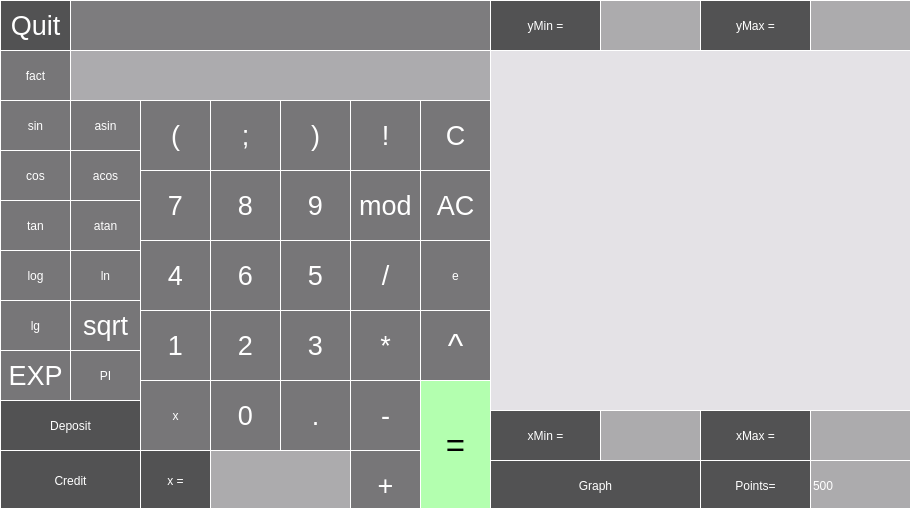
<?xml version="1.0" encoding="UTF-8"?>
<ui version="4.0">
 <class>SmartCalculatorView</class>
 <widget class="QMainWindow" name="SmartCalculatorView">
  <property name="geometry">
   <rect>
    <x>0</x>
    <y>0</y>
    <width>911</width>
    <height>508</height>
   </rect>
  </property>
  <property name="minimumSize">
   <size>
    <width>911</width>
    <height>508</height>
   </size>
  </property>
  <property name="maximumSize">
   <size>
    <width>911</width>
    <height>508</height>
   </size>
  </property>
  <property name="windowTitle">
   <string>SmartCalc v2.0</string>
  </property>
  <property name="styleSheet">
   <string notr="true">QDialog{
        background-color: rgba(93, 92, 94, 209);
}</string>
  </property>
  <widget class="QWidget" name="centralwidget">
   <widget class="QPushButton" name="pushButton_07">
    <property name="geometry">
     <rect>
      <x>140</x>
      <y>170</y>
      <width>71</width>
      <height>71</height>
     </rect>
    </property>
    <property name="font">
     <font>
      <family>.AppleSystemUIFont</family>
      <pointsize>20</pointsize>
      <italic>false</italic>
      <bold>false</bold>
     </font>
    </property>
    <property name="styleSheet">
     <string notr="true">QPushButton {
	font:20pt &quot;.AppleSystemUIFont&quot;;
	color: rgb(255, 255, 255);
     border: 1px solid white;
	background-color: rgba(93, 92, 94, 209);
}
QPushButton:pressed {
  background-color: qlineargradient(x1: 0, y1: 0, x2: 0, y2: 1,
                             stop: 0 #dadbde, stop: 1 #f6f7fa);
}</string>
    </property>
    <property name="text">
     <string>7</string>
    </property>
   </widget>
   <widget class="QPushButton" name="pushButton_01">
    <property name="geometry">
     <rect>
      <x>140</x>
      <y>310</y>
      <width>71</width>
      <height>71</height>
     </rect>
    </property>
    <property name="font">
     <font>
      <family>.AppleSystemUIFont</family>
      <pointsize>20</pointsize>
      <italic>false</italic>
      <bold>false</bold>
     </font>
    </property>
    <property name="styleSheet">
     <string notr="true">QPushButton {
	font:20pt &quot;.AppleSystemUIFont&quot;;
	color: rgb(255, 255, 255);
     border: 1px solid white;
	background-color: rgba(93, 92, 94, 209);
}
QPushButton:pressed {
  background-color: qlineargradient(x1: 0, y1: 0, x2: 0, y2: 1,
                             stop: 0 #dadbde, stop: 1 #f6f7fa);
}</string>
    </property>
    <property name="text">
     <string>1</string>
    </property>
   </widget>
   <widget class="QPushButton" name="pushButton_plus">
    <property name="geometry">
     <rect>
      <x>350</x>
      <y>450</y>
      <width>71</width>
      <height>71</height>
     </rect>
    </property>
    <property name="font">
     <font>
      <family>.AppleSystemUIFont</family>
      <pointsize>20</pointsize>
      <italic>false</italic>
      <bold>false</bold>
     </font>
    </property>
    <property name="styleSheet">
     <string notr="true">QPushButton {
	font:20pt &quot;.AppleSystemUIFont&quot;;
	color: rgb(255, 255, 255);
     border: 1px solid white;
	background-color: rgba(93, 92, 94, 209);
}
QPushButton:pressed {
  background-color: qlineargradient(x1: 0, y1: 0, x2: 0, y2: 1,
                             stop: 0 #dadbde, stop: 1 #f6f7fa);
}</string>
    </property>
    <property name="text">
     <string>+</string>
    </property>
   </widget>
   <widget class="QPushButton" name="pushButton_0">
    <property name="geometry">
     <rect>
      <x>210</x>
      <y>380</y>
      <width>71</width>
      <height>71</height>
     </rect>
    </property>
    <property name="font">
     <font>
      <family>.AppleSystemUIFont</family>
      <pointsize>20</pointsize>
      <italic>false</italic>
      <bold>false</bold>
     </font>
    </property>
    <property name="styleSheet">
     <string notr="true">QPushButton {
	font:20pt &quot;.AppleSystemUIFont&quot;;
	color: rgb(255, 255, 255);
     border: 1px solid white;
	background-color: rgba(93, 92, 94, 209);
}
QPushButton:pressed {
  background-color: qlineargradient(x1: 0, y1: 0, x2: 0, y2: 1,
                             stop: 0 #dadbde, stop: 1 #f6f7fa);
}</string>
    </property>
    <property name="text">
     <string>0</string>
    </property>
   </widget>
   <widget class="QPushButton" name="pushButton_06">
    <property name="geometry">
     <rect>
      <x>210</x>
      <y>240</y>
      <width>71</width>
      <height>71</height>
     </rect>
    </property>
    <property name="font">
     <font>
      <family>.AppleSystemUIFont</family>
      <pointsize>20</pointsize>
      <italic>false</italic>
      <bold>false</bold>
     </font>
    </property>
    <property name="styleSheet">
     <string notr="true">QPushButton {
	font:20pt &quot;.AppleSystemUIFont&quot;;
	color: rgb(255, 255, 255);
     border: 1px solid white;
	background-color: rgba(93, 92, 94, 209);
}
QPushButton:pressed {
  background-color: qlineargradient(x1: 0, y1: 0, x2: 0, y2: 1,
                             stop: 0 #dadbde, stop: 1 #f6f7fa);
}</string>
    </property>
    <property name="text">
     <string>6</string>
    </property>
   </widget>
   <widget class="QPushButton" name="pushButton_EXP">
    <property name="geometry">
     <rect>
      <x>0</x>
      <y>350</y>
      <width>71</width>
      <height>51</height>
     </rect>
    </property>
    <property name="font">
     <font>
      <family>.AppleSystemUIFont</family>
      <pointsize>20</pointsize>
      <italic>false</italic>
      <bold>false</bold>
     </font>
    </property>
    <property name="styleSheet">
     <string notr="true">QPushButton {
	font:20pt &quot;.AppleSystemUIFont&quot;;
	color: rgb(255, 255, 255);
     border: 1px solid white;
	background-color: rgba(93, 92, 94, 209);
}
QPushButton:pressed {
  background-color: qlineargradient(x1: 0, y1: 0, x2: 0, y2: 1,
                             stop: 0 #dadbde, stop: 1 #f6f7fa);
}</string>
    </property>
    <property name="text">
     <string>EXP</string>
    </property>
   </widget>
   <widget class="QPushButton" name="pushButton_mult">
    <property name="geometry">
     <rect>
      <x>350</x>
      <y>310</y>
      <width>71</width>
      <height>71</height>
     </rect>
    </property>
    <property name="font">
     <font>
      <family>.AppleSystemUIFont</family>
      <pointsize>20</pointsize>
      <italic>false</italic>
      <bold>false</bold>
     </font>
    </property>
    <property name="styleSheet">
     <string notr="true">QPushButton {
	font:20pt &quot;.AppleSystemUIFont&quot;;
	color: rgb(255, 255, 255);
     border: 1px solid white;
	background-color: rgba(93, 92, 94, 209);
}
QPushButton:pressed {
  background-color: qlineargradient(x1: 0, y1: 0, x2: 0, y2: 1,
                             stop: 0 #dadbde, stop: 1 #f6f7fa);
}</string>
    </property>
    <property name="text">
     <string>*</string>
    </property>
   </widget>
   <widget class="QPushButton" name="pushButton_03">
    <property name="geometry">
     <rect>
      <x>280</x>
      <y>310</y>
      <width>71</width>
      <height>71</height>
     </rect>
    </property>
    <property name="font">
     <font>
      <family>.AppleSystemUIFont</family>
      <pointsize>20</pointsize>
      <italic>false</italic>
      <bold>false</bold>
     </font>
    </property>
    <property name="styleSheet">
     <string notr="true">QPushButton {
	font:20pt &quot;.AppleSystemUIFont&quot;;
	color: rgb(255, 255, 255);
     border: 1px solid white;
	background-color: rgba(93, 92, 94, 209);
}
QPushButton:pressed {
  background-color: qlineargradient(x1: 0, y1: 0, x2: 0, y2: 1,
                             stop: 0 #dadbde, stop: 1 #f6f7fa);
}</string>
    </property>
    <property name="text">
     <string>3</string>
    </property>
   </widget>
   <widget class="QPushButton" name="pushButton_dot">
    <property name="geometry">
     <rect>
      <x>280</x>
      <y>380</y>
      <width>71</width>
      <height>71</height>
     </rect>
    </property>
    <property name="font">
     <font>
      <family>.AppleSystemUIFont</family>
      <pointsize>20</pointsize>
      <italic>false</italic>
      <bold>false</bold>
     </font>
    </property>
    <property name="styleSheet">
     <string notr="true">QPushButton {
	font:20pt &quot;.AppleSystemUIFont&quot;;
	color: rgb(255, 255, 255);
     border: 1px solid white;
	background-color: rgba(93, 92, 94, 209);
}
QPushButton:pressed {
  background-color: qlineargradient(x1: 0, y1: 0, x2: 0, y2: 1,
                             stop: 0 #dadbde, stop: 1 #f6f7fa);
}</string>
    </property>
    <property name="text">
     <string>.</string>
    </property>
   </widget>
   <widget class="QLabel" name="result_tmp">
    <property name="enabled">
     <bool>true</bool>
    </property>
    <property name="geometry">
     <rect>
      <x>70</x>
      <y>0</y>
      <width>421</width>
      <height>53</height>
     </rect>
    </property>
    <property name="font">
     <font>
      <family>.AppleSystemUIFont</family>
      <pointsize>25</pointsize>
      <italic>false</italic>
      <bold>false</bold>
     </font>
    </property>
    <property name="styleSheet">
     <string notr="true">QLabel{
	
	 border: 1px solid white;
	background-color: rgb(125, 124, 126);
  qproperty-alignment: 'alignVCenter | alignRight';
  font: 25pt &quot;.AppleSystemUIFont&quot;;
	color: rgb(255, 255, 255);
    	
}

</string>
    </property>
    <property name="text">
     <string/>
    </property>
    <property name="alignment">
     <set>Qt::AlignRight|Qt::AlignTrailing|Qt::AlignVCenter</set>
    </property>
   </widget>
   <widget class="QPushButton" name="pushButton_AC">
    <property name="geometry">
     <rect>
      <x>420</x>
      <y>170</y>
      <width>71</width>
      <height>71</height>
     </rect>
    </property>
    <property name="font">
     <font>
      <family>.AppleSystemUIFont</family>
      <pointsize>20</pointsize>
      <italic>false</italic>
      <bold>false</bold>
     </font>
    </property>
    <property name="styleSheet">
     <string notr="true">QPushButton {
	font:20pt &quot;.AppleSystemUIFont&quot;;
	color: rgb(255, 255, 255);
    border: 1px solid white;
	background-color: rgba(93, 92, 94, 209);
}
QPushButton:pressed {
  background-color: qlineargradient(x1: 0, y1: 0, x2: 0, y2: 1,
                             stop: 0 #dadbde, stop: 1 #f6f7fa);
}</string>
    </property>
    <property name="text">
     <string>AC</string>
    </property>
   </widget>
   <widget class="QPushButton" name="pushButton_mod">
    <property name="geometry">
     <rect>
      <x>350</x>
      <y>170</y>
      <width>71</width>
      <height>71</height>
     </rect>
    </property>
    <property name="font">
     <font>
      <family>.AppleSystemUIFont</family>
      <pointsize>20</pointsize>
      <italic>false</italic>
      <bold>false</bold>
     </font>
    </property>
    <property name="styleSheet">
     <string notr="true">QPushButton {
	font:20pt &quot;.AppleSystemUIFont&quot;;
	color: rgb(255, 255, 255);
    border: 1px solid white;
	background-color: rgba(93, 92, 94, 209);
}
QPushButton:pressed {
  background-color: qlineargradient(x1: 0, y1: 0, x2: 0, y2: 1,
                             stop: 0 #dadbde, stop: 1 #f6f7fa);
}</string>
    </property>
    <property name="text">
     <string>mod</string>
    </property>
   </widget>
   <widget class="QPushButton" name="pushButton_minus">
    <property name="geometry">
     <rect>
      <x>350</x>
      <y>380</y>
      <width>71</width>
      <height>71</height>
     </rect>
    </property>
    <property name="font">
     <font>
      <family>.AppleSystemUIFont</family>
      <pointsize>20</pointsize>
      <italic>false</italic>
      <bold>false</bold>
     </font>
    </property>
    <property name="styleSheet">
     <string notr="true">QPushButton {
	font:20pt &quot;.AppleSystemUIFont&quot;;
	color: rgb(255, 255, 255);
     border: 1px solid white;
	background-color: rgba(93, 92, 94, 209);
}
QPushButton:pressed {
  background-color: qlineargradient(x1: 0, y1: 0, x2: 0, y2: 1,
                             stop: 0 #dadbde, stop: 1 #f6f7fa);
}</string>
    </property>
    <property name="text">
     <string>-</string>
    </property>
   </widget>
   <widget class="QPushButton" name="pushButton_08">
    <property name="geometry">
     <rect>
      <x>210</x>
      <y>170</y>
      <width>71</width>
      <height>71</height>
     </rect>
    </property>
    <property name="font">
     <font>
      <family>.AppleSystemUIFont</family>
      <pointsize>20</pointsize>
      <italic>false</italic>
      <bold>false</bold>
     </font>
    </property>
    <property name="styleSheet">
     <string notr="true">QPushButton {
	font:20pt &quot;.AppleSystemUIFont&quot;;
	color: rgb(255, 255, 255);
    border: 1px solid white;
	background-color: rgba(93, 92, 94, 209);
}
QPushButton:pressed {
  background-color: qlineargradient(x1: 0, y1: 0, x2: 0, y2: 1,
                             stop: 0 #dadbde, stop: 1 #f6f7fa);
}</string>
    </property>
    <property name="text">
     <string>8</string>
    </property>
   </widget>
   <widget class="QPushButton" name="pushButton_02">
    <property name="geometry">
     <rect>
      <x>210</x>
      <y>310</y>
      <width>71</width>
      <height>71</height>
     </rect>
    </property>
    <property name="font">
     <font>
      <family>.AppleSystemUIFont</family>
      <pointsize>20</pointsize>
      <italic>false</italic>
      <bold>false</bold>
     </font>
    </property>
    <property name="styleSheet">
     <string notr="true">QPushButton {
	font:20pt &quot;.AppleSystemUIFont&quot;;
	color: rgb(255, 255, 255);
     border: 1px solid white;
	background-color: rgba(93, 92, 94, 209);
}
QPushButton:pressed {
  background-color: qlineargradient(x1: 0, y1: 0, x2: 0, y2: 1,
                             stop: 0 #dadbde, stop: 1 #f6f7fa);
}</string>
    </property>
    <property name="text">
     <string>2</string>
    </property>
   </widget>
   <widget class="QPushButton" name="pushButton_05">
    <property name="geometry">
     <rect>
      <x>280</x>
      <y>240</y>
      <width>71</width>
      <height>71</height>
     </rect>
    </property>
    <property name="font">
     <font>
      <family>.AppleSystemUIFont</family>
      <pointsize>20</pointsize>
      <italic>false</italic>
      <bold>false</bold>
     </font>
    </property>
    <property name="styleSheet">
     <string notr="true">QPushButton {
	font:20pt &quot;.AppleSystemUIFont&quot;;
	color: rgb(255, 255, 255);
     border: 1px solid white;
	background-color: rgba(93, 92, 94, 209);
}
QPushButton:pressed {
  background-color: qlineargradient(x1: 0, y1: 0, x2: 0, y2: 1,
                             stop: 0 #dadbde, stop: 1 #f6f7fa);
}</string>
    </property>
    <property name="text">
     <string>5</string>
    </property>
   </widget>
   <widget class="QPushButton" name="pushButton_eq">
    <property name="geometry">
     <rect>
      <x>420</x>
      <y>380</y>
      <width>71</width>
      <height>131</height>
     </rect>
    </property>
    <property name="font">
     <font>
      <family>.AppleSystemUIFont</family>
      <pointsize>25</pointsize>
      <italic>false</italic>
      <bold>false</bold>
     </font>
    </property>
    <property name="styleSheet">
     <string notr="true">QPushButton {
 font: 25pt &quot;.AppleSystemUIFont&quot;; 
  border: 1px solid white;
	background-color: rgb(179, 255, 175);
}
QPushButton:pressed {
  background-color: qlineargradient(x1: 0, y1: 0, x2: 0, y2: 1,
                             stop: 0 #dadbde, stop: 1 #f6f7fa);
}</string>
    </property>
    <property name="text">
     <string>=</string>
    </property>
   </widget>
   <widget class="QPushButton" name="pushButton_09">
    <property name="geometry">
     <rect>
      <x>280</x>
      <y>170</y>
      <width>71</width>
      <height>71</height>
     </rect>
    </property>
    <property name="font">
     <font>
      <family>.AppleSystemUIFont</family>
      <pointsize>20</pointsize>
      <italic>false</italic>
      <bold>false</bold>
     </font>
    </property>
    <property name="styleSheet">
     <string notr="true">QPushButton {
	font:20pt &quot;.AppleSystemUIFont&quot;;
	color: rgb(255, 255, 255);
     border: 1px solid white;
	background-color: rgba(93, 92, 94, 209);
}
QPushButton:pressed {
  background-color: qlineargradient(x1: 0, y1: 0, x2: 0, y2: 1,
                             stop: 0 #dadbde, stop: 1 #f6f7fa);
}</string>
    </property>
    <property name="text">
     <string>9</string>
    </property>
   </widget>
   <widget class="QPushButton" name="pushButton_04">
    <property name="geometry">
     <rect>
      <x>140</x>
      <y>240</y>
      <width>71</width>
      <height>71</height>
     </rect>
    </property>
    <property name="font">
     <font>
      <family>.AppleSystemUIFont</family>
      <pointsize>20</pointsize>
      <italic>false</italic>
      <bold>false</bold>
     </font>
    </property>
    <property name="styleSheet">
     <string notr="true">QPushButton {
	font:20pt &quot;.AppleSystemUIFont&quot;;
	color: rgb(255, 255, 255);
    border: 1px solid white;
	background-color: rgba(93, 92, 94, 209);
}
QPushButton:pressed {
  background-color: qlineargradient(x1: 0, y1: 0, x2: 0, y2: 1,
                             stop: 0 #dadbde, stop: 1 #f6f7fa);
}</string>
    </property>
    <property name="text">
     <string>4</string>
    </property>
   </widget>
   <widget class="QPushButton" name="pushButton_sin">
    <property name="geometry">
     <rect>
      <x>0</x>
      <y>100</y>
      <width>71</width>
      <height>51</height>
     </rect>
    </property>
    <property name="styleSheet">
     <string notr="true">QPushButton {
	font:20pt &quot;.AppleSystemUIFont&quot;;
	color: rgb(255, 255, 255);
     border: 1px solid white;
	background-color: rgba(93, 92, 94, 209);
}
QPushButton:pressed {
  background-color: qlineargradient(x1: 0, y1: 0, x2: 0, y2: 1,
                             stop: 0 #dadbde, stop: 1 #f6f7fa);
}</string>
    </property>
    <property name="text">
     <string>sin</string>
    </property>
   </widget>
   <widget class="QPushButton" name="pushButton_cos">
    <property name="geometry">
     <rect>
      <x>0</x>
      <y>150</y>
      <width>71</width>
      <height>51</height>
     </rect>
    </property>
    <property name="styleSheet">
     <string notr="true">QPushButton {
	font:20pt &quot;.AppleSystemUIFont&quot;;
	color: rgb(255, 255, 255);
     border: 1px solid white;
	background-color: rgba(93, 92, 94, 209);
}
QPushButton:pressed {
  background-color: qlineargradient(x1: 0, y1: 0, x2: 0, y2: 1,
                             stop: 0 #dadbde, stop: 1 #f6f7fa);
}</string>
    </property>
    <property name="text">
     <string>cos</string>
    </property>
   </widget>
   <widget class="QPushButton" name="pushButton_tan">
    <property name="geometry">
     <rect>
      <x>0</x>
      <y>200</y>
      <width>71</width>
      <height>51</height>
     </rect>
    </property>
    <property name="styleSheet">
     <string notr="true">QPushButton {
	font:20pt &quot;.AppleSystemUIFont&quot;;
	color: rgb(255, 255, 255);
     border: 1px solid white;
	background-color: rgba(93, 92, 94, 209);
}
QPushButton:pressed {
  background-color: qlineargradient(x1: 0, y1: 0, x2: 0, y2: 1,
                             stop: 0 #dadbde, stop: 1 #f6f7fa);
}</string>
    </property>
    <property name="text">
     <string>tan</string>
    </property>
   </widget>
   <widget class="QPushButton" name="pushButton_log">
    <property name="geometry">
     <rect>
      <x>0</x>
      <y>250</y>
      <width>71</width>
      <height>51</height>
     </rect>
    </property>
    <property name="styleSheet">
     <string notr="true">QPushButton {
	font:20pt &quot;.AppleSystemUIFont&quot;;
	color: rgb(255, 255, 255);
     border: 1px solid white;
	background-color: rgba(93, 92, 94, 209);
}
QPushButton:pressed {
  background-color: qlineargradient(x1: 0, y1: 0, x2: 0, y2: 1,
                             stop: 0 #dadbde, stop: 1 #f6f7fa);
}</string>
    </property>
    <property name="text">
     <string>log</string>
    </property>
   </widget>
   <widget class="QPushButton" name="pushButton_ln">
    <property name="geometry">
     <rect>
      <x>70</x>
      <y>250</y>
      <width>71</width>
      <height>51</height>
     </rect>
    </property>
    <property name="styleSheet">
     <string notr="true">QPushButton {
	font:20pt &quot;.AppleSystemUIFont&quot;;
	color: rgb(255, 255, 255);
     border: 1px solid white;
	background-color: rgba(93, 92, 94, 209);
}
QPushButton:pressed {
  background-color: qlineargradient(x1: 0, y1: 0, x2: 0, y2: 1,
                             stop: 0 #dadbde, stop: 1 #f6f7fa);
}</string>
    </property>
    <property name="text">
     <string>ln</string>
    </property>
   </widget>
   <widget class="QPushButton" name="pushButton_atan">
    <property name="geometry">
     <rect>
      <x>70</x>
      <y>200</y>
      <width>71</width>
      <height>51</height>
     </rect>
    </property>
    <property name="styleSheet">
     <string notr="true">QPushButton {
	font:20pt &quot;.AppleSystemUIFont&quot;;
	color: rgb(255, 255, 255);
    border: 1px solid white;
	background-color: rgba(93, 92, 94, 209);
}
QPushButton:pressed {
  background-color: qlineargradient(x1: 0, y1: 0, x2: 0, y2: 1,
                             stop: 0 #dadbde, stop: 1 #f6f7fa);
}</string>
    </property>
    <property name="text">
     <string>atan</string>
    </property>
   </widget>
   <widget class="QPushButton" name="pushButton_acos">
    <property name="geometry">
     <rect>
      <x>70</x>
      <y>150</y>
      <width>71</width>
      <height>51</height>
     </rect>
    </property>
    <property name="styleSheet">
     <string notr="true">QPushButton {
	font:20pt &quot;.AppleSystemUIFont&quot;;
	color: rgb(255, 255, 255);
    border: 1px solid white;
	background-color: rgba(93, 92, 94, 209);
}
QPushButton:pressed {
  background-color: qlineargradient(x1: 0, y1: 0, x2: 0, y2: 1,
                             stop: 0 #dadbde, stop: 1 #f6f7fa);
}</string>
    </property>
    <property name="text">
     <string>acos</string>
    </property>
   </widget>
   <widget class="QPushButton" name="pushButton_asin">
    <property name="geometry">
     <rect>
      <x>70</x>
      <y>100</y>
      <width>71</width>
      <height>51</height>
     </rect>
    </property>
    <property name="styleSheet">
     <string notr="true">QPushButton {
	font:20pt &quot;.AppleSystemUIFont&quot;;
	color: rgb(255, 255, 255);
     border: 1px solid white;
	background-color: rgba(93, 92, 94, 209);
}
QPushButton:pressed {
  background-color: qlineargradient(x1: 0, y1: 0, x2: 0, y2: 1,
                             stop: 0 #dadbde, stop: 1 #f6f7fa);
}</string>
    </property>
    <property name="text">
     <string>asin</string>
    </property>
   </widget>
   <widget class="QPushButton" name="pushButton_openBracket">
    <property name="geometry">
     <rect>
      <x>140</x>
      <y>100</y>
      <width>71</width>
      <height>71</height>
     </rect>
    </property>
    <property name="font">
     <font>
      <family>.AppleSystemUIFont</family>
      <pointsize>20</pointsize>
      <italic>false</italic>
      <bold>false</bold>
     </font>
    </property>
    <property name="styleSheet">
     <string notr="true">QPushButton {
	font:20pt &quot;.AppleSystemUIFont&quot;;
	color: rgb(255, 255, 255);
     border: 1px solid white;
	background-color: rgba(93, 92, 94, 209);
}
QPushButton:pressed {
  background-color: qlineargradient(x1: 0, y1: 0, x2: 0, y2: 1,
                             stop: 0 #dadbde, stop: 1 #f6f7fa);
}</string>
    </property>
    <property name="text">
     <string>(</string>
    </property>
   </widget>
   <widget class="QPushButton" name="pushButton_closeBracket">
    <property name="geometry">
     <rect>
      <x>280</x>
      <y>100</y>
      <width>71</width>
      <height>71</height>
     </rect>
    </property>
    <property name="font">
     <font>
      <family>.AppleSystemUIFont</family>
      <pointsize>20</pointsize>
      <italic>false</italic>
      <bold>false</bold>
     </font>
    </property>
    <property name="styleSheet">
     <string notr="true">QPushButton {
	font:20pt &quot;.AppleSystemUIFont&quot;;
	color: rgb(255, 255, 255);
     border: 1px solid white;
	background-color: rgba(93, 92, 94, 209);
}
QPushButton:pressed {
  background-color: qlineargradient(x1: 0, y1: 0, x2: 0, y2: 1,
                             stop: 0 #dadbde, stop: 1 #f6f7fa);
}</string>
    </property>
    <property name="text">
     <string>)</string>
    </property>
   </widget>
   <widget class="QPushButton" name="pushButton_degree">
    <property name="geometry">
     <rect>
      <x>420</x>
      <y>310</y>
      <width>71</width>
      <height>71</height>
     </rect>
    </property>
    <property name="font">
     <font>
      <family>.AppleSystemUIFont</family>
      <pointsize>25</pointsize>
      <italic>false</italic>
      <bold>false</bold>
     </font>
    </property>
    <property name="styleSheet">
     <string notr="true">QPushButton {
	font: 25pt &quot;.AppleSystemUIFont&quot;;
	color: rgb(255, 255, 255);
     border: 1px solid white;
	background-color: rgba(93, 92, 94, 209);
}
QPushButton:pressed {
  background-color: qlineargradient(x1: 0, y1: 0, x2: 0, y2: 1,
                             stop: 0 #dadbde, stop: 1 #f6f7fa);
}</string>
    </property>
    <property name="text">
     <string>^</string>
    </property>
   </widget>
   <widget class="QPushButton" name="pushButton_back">
    <property name="geometry">
     <rect>
      <x>420</x>
      <y>100</y>
      <width>71</width>
      <height>71</height>
     </rect>
    </property>
    <property name="font">
     <font>
      <family>.AppleSystemUIFont</family>
      <pointsize>20</pointsize>
      <italic>false</italic>
      <bold>false</bold>
     </font>
    </property>
    <property name="styleSheet">
     <string notr="true">QPushButton {
	font:20pt &quot;.AppleSystemUIFont&quot;;
	color: rgb(255, 255, 255);
     border: 1px solid white;
	background-color: rgba(93, 92, 94, 209);
}
QPushButton:pressed {
  background-color: qlineargradient(x1: 0, y1: 0, x2: 0, y2: 1,
                             stop: 0 #dadbde, stop: 1 #f6f7fa);
}</string>
    </property>
    <property name="text">
     <string>C</string>
    </property>
   </widget>
   <widget class="QLabel" name="result_show">
    <property name="geometry">
     <rect>
      <x>70</x>
      <y>50</y>
      <width>421</width>
      <height>51</height>
     </rect>
    </property>
    <property name="styleSheet">
     <string notr="true">QLabel{
	 border: 1px solid white;
	background-color: rgb(172, 171, 174);
  qproperty-alignment: 'alignVCenter | alignRight';
  font: 25pt &quot;.AppleSystemUIFont&quot;;
	color: rgb(255, 255, 255);
    
	
}</string>
    </property>
    <property name="text">
     <string/>
    </property>
    <property name="alignment">
     <set>Qt::AlignRight|Qt::AlignTrailing|Qt::AlignVCenter</set>
    </property>
   </widget>
   <widget class="QPushButton" name="pushButton_sqrt">
    <property name="geometry">
     <rect>
      <x>70</x>
      <y>300</y>
      <width>71</width>
      <height>51</height>
     </rect>
    </property>
    <property name="font">
     <font>
      <family>.AppleSystemUIFont</family>
      <pointsize>20</pointsize>
      <italic>false</italic>
      <bold>false</bold>
     </font>
    </property>
    <property name="styleSheet">
     <string notr="true">QPushButton {
	font:20pt &quot;.AppleSystemUIFont&quot;;
	color: rgb(255, 255, 255);
     border: 1px solid white;
	background-color: rgba(93, 92, 94, 209);
}
QPushButton:pressed {
  background-color: qlineargradient(x1: 0, y1: 0, x2: 0, y2: 1,
                             stop: 0 #dadbde, stop: 1 #f6f7fa);
}</string>
    </property>
    <property name="text">
     <string>sqrt</string>
    </property>
   </widget>
   <widget class="QPushButton" name="pushButton_X">
    <property name="geometry">
     <rect>
      <x>140</x>
      <y>380</y>
      <width>71</width>
      <height>71</height>
     </rect>
    </property>
    <property name="styleSheet">
     <string notr="true">QPushButton {
	font:20pt &quot;.AppleSystemUIFont&quot;;
	color: rgb(255, 255, 255);
    border: 1px solid white;
	background-color: rgba(93, 92, 94, 209);
}
QPushButton:pressed {
  background-color: qlineargradient(x1: 0, y1: 0, x2: 0, y2: 1,
                             stop: 0 #dadbde, stop: 1 #f6f7fa);
}</string>
    </property>
    <property name="text">
     <string>x</string>
    </property>
   </widget>
   <widget class="QPushButton" name="pushButton_close">
    <property name="geometry">
     <rect>
      <x>0</x>
      <y>0</y>
      <width>71</width>
      <height>51</height>
     </rect>
    </property>
    <property name="font">
     <font>
      <family>.AppleSystemUIFont</family>
      <pointsize>20</pointsize>
      <italic>false</italic>
      <bold>false</bold>
     </font>
    </property>
    <property name="styleSheet">
     <string notr="true">QPushButton {
	font:20pt &quot;.AppleSystemUIFont&quot;;
	color: rgb(255, 255, 255);
     border: 1px solid white;
	background-color: rgb(82, 82, 83);
}
QPushButton:pressed {
  background-color: qlineargradient(x1: 0, y1: 0, x2: 0, y2: 1,
                             stop: 0 #dadbde, stop: 1 #f6f7fa);
}</string>
    </property>
    <property name="text">
     <string>Quit</string>
    </property>
   </widget>
   <widget class="QPushButton" name="pushButton_graph">
    <property name="geometry">
     <rect>
      <x>490</x>
      <y>460</y>
      <width>211</width>
      <height>51</height>
     </rect>
    </property>
    <property name="styleSheet">
     <string notr="true">QPushButton {
	font:20pt &quot;.AppleSystemUIFont&quot;;
	color: rgb(255, 255, 255);
    border: 1px solid white;
	background-color: rgb(82, 82, 83);
}
QPushButton:pressed {
  background-color: qlineargradient(x1: 0, y1: 0, x2: 0, y2: 1,
                             stop: 0 #dadbde, stop: 1 #f6f7fa);
}</string>
    </property>
    <property name="text">
     <string>Graph</string>
    </property>
   </widget>
   <widget class="QPushButton" name="pushButton_credit">
    <property name="geometry">
     <rect>
      <x>0</x>
      <y>450</y>
      <width>141</width>
      <height>61</height>
     </rect>
    </property>
    <property name="styleSheet">
     <string notr="true">QPushButton {
	font:20pt &quot;.AppleSystemUIFont&quot;;
	color: rgb(255, 255, 255);
    border: 1px solid white;
	background-color: rgb(82, 82, 83);
}
QPushButton:pressed {
  background-color: qlineargradient(x1: 0, y1: 0, x2: 0, y2: 1,
                             stop: 0 #dadbde, stop: 1 #f6f7fa);
}</string>
    </property>
    <property name="text">
     <string>Credit</string>
    </property>
   </widget>
   <widget class="QPushButton" name="pushButton_deposit">
    <property name="geometry">
     <rect>
      <x>0</x>
      <y>400</y>
      <width>141</width>
      <height>51</height>
     </rect>
    </property>
    <property name="styleSheet">
     <string notr="true">QPushButton {
	font:20pt &quot;.AppleSystemUIFont&quot;;
	color: rgb(255, 255, 255);
     border: 1px solid white;
	background-color: rgb(82, 82, 83);
}
QPushButton:pressed {
  background-color: qlineargradient(x1: 0, y1: 0, x2: 0, y2: 1,
                             stop: 0 #dadbde, stop: 1 #f6f7fa);
}</string>
    </property>
    <property name="text">
     <string>Deposit</string>
    </property>
   </widget>
   <widget class="QCustomPlot" name="widget_graph" native="true">
    <property name="geometry">
     <rect>
      <x>490</x>
      <y>50</y>
      <width>421</width>
      <height>361</height>
     </rect>
    </property>
    <property name="styleSheet">
     <string notr="true">QWidget {
 font: 20pt &quot;.AppleSystemUIFont&quot;; 
  border: 1px solid white;
 background-color: rgb(228, 226, 230);
}</string>
    </property>
   </widget>
   <widget class="QPushButton" name="pushButton_valueX">
    <property name="geometry">
     <rect>
      <x>140</x>
      <y>450</y>
      <width>71</width>
      <height>61</height>
     </rect>
    </property>
    <property name="styleSheet">
     <string notr="true">QPushButton {
	font:20pt &quot;.AppleSystemUIFont&quot;;
	color: rgb(255, 255, 255);
     border: 1px solid white;
	background-color: rgb(82, 82, 83);
}
QPushButton:pressed {
  background-color: qlineargradient(x1: 0, y1: 0, x2: 0, y2: 1,
                             stop: 0 #dadbde, stop: 1 #f6f7fa);
}</string>
    </property>
    <property name="text">
     <string>x =</string>
    </property>
   </widget>
   <widget class="QPushButton" name="pushButton_xStep">
    <property name="geometry">
     <rect>
      <x>700</x>
      <y>460</y>
      <width>111</width>
      <height>51</height>
     </rect>
    </property>
    <property name="styleSheet">
     <string notr="true">QPushButton {
	font:20pt &quot;.AppleSystemUIFont&quot;;
	color: rgb(255, 255, 255);
     border: 1px solid white;
	background-color: rgb(82, 82, 83);
}
QPushButton:pressed {
  background-color: qlineargradient(x1: 0, y1: 0, x2: 0, y2: 1,
                             stop: 0 #dadbde, stop: 1 #f6f7fa);
}</string>
    </property>
    <property name="text">
     <string>Points=</string>
    </property>
   </widget>
   <widget class="QPushButton" name="pushButton_valueXMin">
    <property name="geometry">
     <rect>
      <x>490</x>
      <y>410</y>
      <width>111</width>
      <height>51</height>
     </rect>
    </property>
    <property name="styleSheet">
     <string notr="true">QPushButton {
	font:20pt &quot;.AppleSystemUIFont&quot;;
	color: rgb(255, 255, 255);
     border: 1px solid white;
	background-color: rgb(82, 82, 83);
}
QPushButton:pressed {
  background-color: qlineargradient(x1: 0, y1: 0, x2: 0, y2: 1,
                             stop: 0 #dadbde, stop: 1 #f6f7fa);
}</string>
    </property>
    <property name="text">
     <string>xMin =</string>
    </property>
   </widget>
   <widget class="QPushButton" name="pushButton_valueXMax">
    <property name="geometry">
     <rect>
      <x>700</x>
      <y>410</y>
      <width>111</width>
      <height>51</height>
     </rect>
    </property>
    <property name="styleSheet">
     <string notr="true">QPushButton {
	font:20pt &quot;.AppleSystemUIFont&quot;;
	color: rgb(255, 255, 255);
     border: 1px solid white;
	background-color: rgb(82, 82, 83);
}
QPushButton:pressed {
  background-color: qlineargradient(x1: 0, y1: 0, x2: 0, y2: 1,
                             stop: 0 #dadbde, stop: 1 #f6f7fa);
}</string>
    </property>
    <property name="text">
     <string>xMax =</string>
    </property>
   </widget>
   <widget class="QLineEdit" name="lineEdit_xValue">
    <property name="geometry">
     <rect>
      <x>210</x>
      <y>450</y>
      <width>141</width>
      <height>61</height>
     </rect>
    </property>
    <property name="styleSheet">
     <string notr="true">QLineEdit{
	
	background-color: rgb(172, 171, 173);
  qproperty-alignment: 'alignVCenter | alignRight';
  font: 20pt &quot;.AppleSystemUIFont&quot;;
	color: rgb(255, 255, 255);
     border: 1px solid white;
	
}</string>
    </property>
   </widget>
   <widget class="QLineEdit" name="lineEdit_xMinValue">
    <property name="geometry">
     <rect>
      <x>600</x>
      <y>410</y>
      <width>101</width>
      <height>51</height>
     </rect>
    </property>
    <property name="styleSheet">
     <string notr="true">QLineEdit{
	
	background-color: rgb(172, 171, 173);
  qproperty-alignment: 'alignVCenter | alignRight';
  font: 20pt &quot;.AppleSystemUIFont&quot;;
	color: rgb(255, 255, 255);
     border: 1px solid white;
	
}</string>
    </property>
   </widget>
   <widget class="QLineEdit" name="lineEdit_xMaxValue">
    <property name="geometry">
     <rect>
      <x>810</x>
      <y>410</y>
      <width>101</width>
      <height>51</height>
     </rect>
    </property>
    <property name="styleSheet">
     <string notr="true">QLineEdit{
	
	background-color: rgb(172, 171, 173);
  qproperty-alignment: 'alignVCenter | alignRight';
  font: 20pt &quot;.AppleSystemUIFont&quot;;
	color: rgb(255, 255, 255);
     border: 1px solid white;
	
}</string>
    </property>
   </widget>
   <widget class="QPushButton" name="pushButton_valueYMax">
    <property name="geometry">
     <rect>
      <x>700</x>
      <y>0</y>
      <width>111</width>
      <height>51</height>
     </rect>
    </property>
    <property name="styleSheet">
     <string notr="true">QPushButton {
	font:20pt &quot;.AppleSystemUIFont&quot;;
	color: rgb(255, 255, 255);
     border: 1px solid white;
	background-color: rgb(82, 82, 83);
}
QPushButton:pressed {
  background-color: qlineargradient(x1: 0, y1: 0, x2: 0, y2: 1,
                             stop: 0 #dadbde, stop: 1 #f6f7fa);
}</string>
    </property>
    <property name="text">
     <string>yMax =</string>
    </property>
   </widget>
   <widget class="QPushButton" name="pushButton_valueYMin">
    <property name="geometry">
     <rect>
      <x>490</x>
      <y>0</y>
      <width>111</width>
      <height>51</height>
     </rect>
    </property>
    <property name="styleSheet">
     <string notr="true">QPushButton {
	font:20pt &quot;.AppleSystemUIFont&quot;;
	color: rgb(255, 255, 255);
     border: 1px solid white;
	background-color: rgb(82, 82, 83);
}
QPushButton:pressed {
  background-color: qlineargradient(x1: 0, y1: 0, x2: 0, y2: 1,
                             stop: 0 #dadbde, stop: 1 #f6f7fa);
}</string>
    </property>
    <property name="text">
     <string>yMin =</string>
    </property>
   </widget>
   <widget class="QLineEdit" name="lineEdit_yMinValue">
    <property name="geometry">
     <rect>
      <x>600</x>
      <y>0</y>
      <width>101</width>
      <height>51</height>
     </rect>
    </property>
    <property name="styleSheet">
     <string notr="true">QLineEdit{
	
	background-color: rgb(172, 171, 173);
  qproperty-alignment: 'alignVCenter | alignRight';
  font: 20pt &quot;.AppleSystemUIFont&quot;;
	color: rgb(255, 255, 255);
     border: 1px solid white;
	
}</string>
    </property>
   </widget>
   <widget class="QLineEdit" name="lineEdit_yMaxValue">
    <property name="geometry">
     <rect>
      <x>810</x>
      <y>0</y>
      <width>101</width>
      <height>51</height>
     </rect>
    </property>
    <property name="styleSheet">
     <string notr="true">QLineEdit{
	
	background-color: rgb(172, 171, 173);
  qproperty-alignment: 'alignVCenter | alignRight';
  font: 20pt &quot;.AppleSystemUIFont&quot;;
	color: rgb(255, 255, 255);
     border: 1px solid white;
	
}</string>
    </property>
   </widget>
   <widget class="QLineEdit" name="lineEdit_xStep">
    <property name="geometry">
     <rect>
      <x>810</x>
      <y>460</y>
      <width>101</width>
      <height>51</height>
     </rect>
    </property>
    <property name="styleSheet">
     <string notr="true">QLineEdit{
	
	background-color: rgb(172, 171, 173);
  qproperty-alignment: 'alignVCenter | alignRight';
  font: 20pt &quot;.AppleSystemUIFont&quot;;
	color: rgb(255, 255, 255);
     border: 1px solid white;
	
}</string>
    </property>
    <property name="text">
     <string>500</string>
    </property>
   </widget>
   <widget class="QPushButton" name="pushButton_PI">
    <property name="geometry">
     <rect>
      <x>70</x>
      <y>350</y>
      <width>71</width>
      <height>51</height>
     </rect>
    </property>
    <property name="styleSheet">
     <string notr="true">QPushButton {
	font:20pt &quot;.AppleSystemUIFont&quot;;
	color: rgb(255, 255, 255);
     border: 1px solid white;
	background-color: rgba(93, 92, 94, 209);
}
QPushButton:pressed {
  background-color: qlineargradient(x1: 0, y1: 0, x2: 0, y2: 1,
                             stop: 0 #dadbde, stop: 1 #f6f7fa);
}</string>
    </property>
    <property name="text">
     <string>PI</string>
    </property>
   </widget>
   <widget class="QPushButton" name="pushButton_dot_coma">
    <property name="geometry">
     <rect>
      <x>210</x>
      <y>100</y>
      <width>71</width>
      <height>71</height>
     </rect>
    </property>
    <property name="font">
     <font>
      <family>.AppleSystemUIFont</family>
      <pointsize>20</pointsize>
      <italic>false</italic>
      <bold>false</bold>
     </font>
    </property>
    <property name="styleSheet">
     <string notr="true">QPushButton {
	font:20pt &quot;.AppleSystemUIFont&quot;;
	color: rgb(255, 255, 255);
     border: 1px solid white;
	background-color: rgba(93, 92, 94, 209);
}
QPushButton:pressed {
  background-color: qlineargradient(x1: 0, y1: 0, x2: 0, y2: 1,
                             stop: 0 #dadbde, stop: 1 #f6f7fa);
}</string>
    </property>
    <property name="text">
     <string>;</string>
    </property>
   </widget>
   <widget class="QPushButton" name="pushButton_fact">
    <property name="geometry">
     <rect>
      <x>0</x>
      <y>50</y>
      <width>71</width>
      <height>51</height>
     </rect>
    </property>
    <property name="styleSheet">
     <string notr="true">QPushButton {
	font:20pt &quot;.AppleSystemUIFont&quot;;
	color: rgb(255, 255, 255);
     border: 1px solid white;
	background-color: rgba(93, 92, 94, 209);
}
QPushButton:pressed {
  background-color: qlineargradient(x1: 0, y1: 0, x2: 0, y2: 1,
                             stop: 0 #dadbde, stop: 1 #f6f7fa);
}</string>
    </property>
    <property name="text">
     <string>fact</string>
    </property>
   </widget>
   <widget class="QPushButton" name="pushButton_exclimation_point">
    <property name="geometry">
     <rect>
      <x>350</x>
      <y>100</y>
      <width>71</width>
      <height>71</height>
     </rect>
    </property>
    <property name="font">
     <font>
      <family>.AppleSystemUIFont</family>
      <pointsize>20</pointsize>
      <italic>false</italic>
      <bold>false</bold>
     </font>
    </property>
    <property name="styleSheet">
     <string notr="true">QPushButton {
	font:20pt &quot;.AppleSystemUIFont&quot;;
	color: rgb(255, 255, 255);
     border: 1px solid white;
	background-color: rgba(93, 92, 94, 209);
}
QPushButton:pressed {
  background-color: qlineargradient(x1: 0, y1: 0, x2: 0, y2: 1,
                             stop: 0 #dadbde, stop: 1 #f6f7fa);
}</string>
    </property>
    <property name="text">
     <string>!</string>
    </property>
   </widget>
   <widget class="QPushButton" name="pushButton_div">
    <property name="geometry">
     <rect>
      <x>350</x>
      <y>240</y>
      <width>71</width>
      <height>71</height>
     </rect>
    </property>
    <property name="font">
     <font>
      <family>.AppleSystemUIFont</family>
      <pointsize>20</pointsize>
      <italic>false</italic>
      <bold>false</bold>
     </font>
    </property>
    <property name="styleSheet">
     <string notr="true">QPushButton {
	font:20pt &quot;.AppleSystemUIFont&quot;;
	color: rgb(255, 255, 255);
     border: 1px solid white;
	background-color: rgba(93, 92, 94, 209);
}
QPushButton:pressed {
  background-color: qlineargradient(x1: 0, y1: 0, x2: 0, y2: 1,
                             stop: 0 #dadbde, stop: 1 #f6f7fa);
}</string>
    </property>
    <property name="text">
     <string>/</string>
    </property>
   </widget>
   <widget class="QPushButton" name="pushButton_lg">
    <property name="geometry">
     <rect>
      <x>0</x>
      <y>300</y>
      <width>71</width>
      <height>51</height>
     </rect>
    </property>
    <property name="styleSheet">
     <string notr="true">QPushButton {
	font:20pt &quot;.AppleSystemUIFont&quot;;
	color: rgb(255, 255, 255);
     border: 1px solid white;
	background-color: rgba(93, 92, 94, 209);
}
QPushButton:pressed {
  background-color: qlineargradient(x1: 0, y1: 0, x2: 0, y2: 1,
                             stop: 0 #dadbde, stop: 1 #f6f7fa);
}</string>
    </property>
    <property name="text">
     <string>lg</string>
    </property>
   </widget>
   <widget class="QPushButton" name="pushButton_e">
    <property name="geometry">
     <rect>
      <x>420</x>
      <y>240</y>
      <width>71</width>
      <height>71</height>
     </rect>
    </property>
    <property name="styleSheet">
     <string notr="true">QPushButton {
	font:20pt &quot;.AppleSystemUIFont&quot;;
	color: rgb(255, 255, 255);
     border: 1px solid white;
	background-color: rgba(93, 92, 94, 209);
}
QPushButton:pressed {
  background-color: qlineargradient(x1: 0, y1: 0, x2: 0, y2: 1,
                             stop: 0 #dadbde, stop: 1 #f6f7fa);
}</string>
    </property>
    <property name="text">
     <string>e</string>
    </property>
   </widget>
   <zorder>pushButton_sqrt</zorder>
   <zorder>pushButton_07</zorder>
   <zorder>pushButton_01</zorder>
   <zorder>pushButton_plus</zorder>
   <zorder>pushButton_0</zorder>
   <zorder>pushButton_06</zorder>
   <zorder>pushButton_EXP</zorder>
   <zorder>pushButton_mult</zorder>
   <zorder>pushButton_03</zorder>
   <zorder>pushButton_dot</zorder>
   <zorder>result_tmp</zorder>
   <zorder>pushButton_AC</zorder>
   <zorder>pushButton_mod</zorder>
   <zorder>pushButton_minus</zorder>
   <zorder>pushButton_08</zorder>
   <zorder>pushButton_02</zorder>
   <zorder>pushButton_05</zorder>
   <zorder>pushButton_eq</zorder>
   <zorder>pushButton_09</zorder>
   <zorder>pushButton_04</zorder>
   <zorder>pushButton_sin</zorder>
   <zorder>pushButton_cos</zorder>
   <zorder>pushButton_tan</zorder>
   <zorder>pushButton_log</zorder>
   <zorder>pushButton_ln</zorder>
   <zorder>pushButton_atan</zorder>
   <zorder>pushButton_acos</zorder>
   <zorder>pushButton_asin</zorder>
   <zorder>pushButton_openBracket</zorder>
   <zorder>pushButton_closeBracket</zorder>
   <zorder>pushButton_degree</zorder>
   <zorder>pushButton_back</zorder>
   <zorder>result_show</zorder>
   <zorder>pushButton_X</zorder>
   <zorder>pushButton_close</zorder>
   <zorder>pushButton_graph</zorder>
   <zorder>pushButton_credit</zorder>
   <zorder>pushButton_deposit</zorder>
   <zorder>widget_graph</zorder>
   <zorder>pushButton_valueX</zorder>
   <zorder>pushButton_xStep</zorder>
   <zorder>pushButton_valueXMin</zorder>
   <zorder>pushButton_valueXMax</zorder>
   <zorder>lineEdit_xValue</zorder>
   <zorder>lineEdit_xMinValue</zorder>
   <zorder>lineEdit_xMaxValue</zorder>
   <zorder>pushButton_valueYMax</zorder>
   <zorder>pushButton_valueYMin</zorder>
   <zorder>lineEdit_yMinValue</zorder>
   <zorder>lineEdit_yMaxValue</zorder>
   <zorder>lineEdit_xStep</zorder>
   <zorder>pushButton_PI</zorder>
   <zorder>pushButton_dot_coma</zorder>
   <zorder>pushButton_fact</zorder>
   <zorder>pushButton_exclimation_point</zorder>
   <zorder>pushButton_div</zorder>
   <zorder>pushButton_lg</zorder>
   <zorder>pushButton_e</zorder>
  </widget>
 </widget>
 <customwidgets>
  <customwidget>
   <class>QCustomPlot</class>
   <extends>QWidget</extends>
   <header location="global">View/qcustomplot.h</header>
   <container>1</container>
  </customwidget>
 </customwidgets>
 <resources/>
 <connections/>
</ui>
